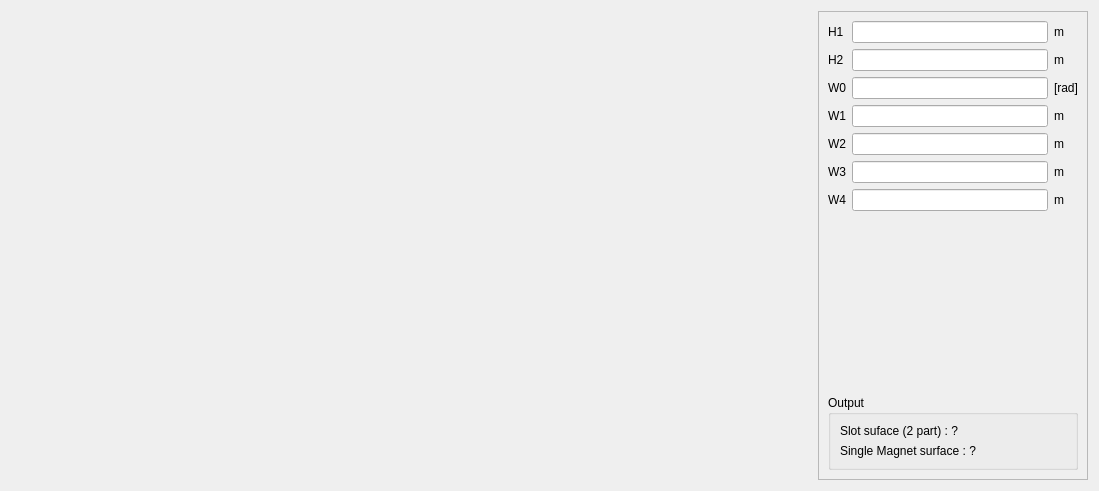
<?xml version="1.0" encoding="UTF-8"?>
<ui version="4.0">
 <class>PHoleM57</class>
 <widget class="QWidget" name="PHoleM57">
  <property name="geometry">
   <rect>
    <x>0</x>
    <y>0</y>
    <width>1099</width>
    <height>491</height>
   </rect>
  </property>
  <property name="minimumSize">
   <size>
    <width>0</width>
    <height>0</height>
   </size>
  </property>
  <property name="maximumSize">
   <size>
    <width>16777215</width>
    <height>16777215</height>
   </size>
  </property>
  <property name="windowTitle">
   <string>Form</string>
  </property>
  <layout class="QHBoxLayout" name="horizontalLayout">
   <item>
    <widget class="QLabel" name="img_slot">
     <property name="sizePolicy">
      <sizepolicy hsizetype="Preferred" vsizetype="Preferred">
       <horstretch>0</horstretch>
       <verstretch>0</verstretch>
      </sizepolicy>
     </property>
     <property name="minimumSize">
      <size>
       <width>0</width>
       <height>0</height>
      </size>
     </property>
     <property name="maximumSize">
      <size>
       <width>16777215</width>
       <height>16777215</height>
      </size>
     </property>
     <property name="text">
      <string/>
     </property>
     <property name="pixmap">
      <pixmap resource="../../../../Resources/pyleecan.qrc">:/images/images/MachineSetup/SMHoleMag/HoleM57.png</pixmap>
     </property>
     <property name="scaledContents">
      <bool>false</bool>
     </property>
     <property name="alignment">
      <set>Qt::AlignCenter</set>
     </property>
    </widget>
   </item>
   <item>
    <widget class="QScrollArea" name="scrollArea">
     <property name="minimumSize">
      <size>
       <width>270</width>
       <height>0</height>
      </size>
     </property>
     <property name="maximumSize">
      <size>
       <width>270</width>
       <height>16777215</height>
      </size>
     </property>
     <property name="widgetResizable">
      <bool>true</bool>
     </property>
     <widget class="QWidget" name="scrollAreaWidgetContents">
      <property name="geometry">
       <rect>
        <x>0</x>
        <y>0</y>
        <width>268</width>
        <height>467</height>
       </rect>
      </property>
      <layout class="QVBoxLayout" name="verticalLayout_3">
       <item>
        <layout class="QGridLayout" name="gridLayout">
         <item row="5" column="1">
          <widget class="FloatEdit" name="lf_W3"/>
         </item>
         <item row="2" column="1">
          <widget class="FloatEdit" name="lf_W0"/>
         </item>
         <item row="3" column="0">
          <widget class="QLabel" name="in_W1">
           <property name="text">
            <string>W1</string>
           </property>
          </widget>
         </item>
         <item row="1" column="1">
          <widget class="FloatEdit" name="lf_H2"/>
         </item>
         <item row="3" column="2">
          <widget class="QLabel" name="unit_W1">
           <property name="text">
            <string>m</string>
           </property>
          </widget>
         </item>
         <item row="0" column="1">
          <widget class="FloatEdit" name="lf_H1"/>
         </item>
         <item row="4" column="2">
          <widget class="QLabel" name="unit_W2">
           <property name="text">
            <string>m</string>
           </property>
          </widget>
         </item>
         <item row="5" column="0">
          <widget class="QLabel" name="in_W3">
           <property name="text">
            <string>W3</string>
           </property>
          </widget>
         </item>
         <item row="6" column="2">
          <widget class="QLabel" name="unit_W4">
           <property name="text">
            <string>m</string>
           </property>
          </widget>
         </item>
         <item row="6" column="1">
          <widget class="FloatEdit" name="lf_W4">
           <property name="text">
            <string/>
           </property>
          </widget>
         </item>
         <item row="2" column="2">
          <widget class="QLabel" name="unit_W0">
           <property name="text">
            <string>[rad]</string>
           </property>
          </widget>
         </item>
         <item row="4" column="0">
          <widget class="QLabel" name="in_W2">
           <property name="text">
            <string>W2</string>
           </property>
          </widget>
         </item>
         <item row="2" column="0">
          <widget class="QLabel" name="in_W0">
           <property name="text">
            <string>W0</string>
           </property>
          </widget>
         </item>
         <item row="6" column="0">
          <widget class="QLabel" name="in_W4">
           <property name="text">
            <string>W4</string>
           </property>
          </widget>
         </item>
         <item row="0" column="2">
          <widget class="QLabel" name="unit_H1">
           <property name="text">
            <string>m</string>
           </property>
          </widget>
         </item>
         <item row="1" column="0">
          <widget class="QLabel" name="in_H2">
           <property name="text">
            <string>H2</string>
           </property>
          </widget>
         </item>
         <item row="4" column="1">
          <widget class="FloatEdit" name="lf_W2"/>
         </item>
         <item row="0" column="0">
          <widget class="QLabel" name="in_H1">
           <property name="text">
            <string>H1</string>
           </property>
          </widget>
         </item>
         <item row="5" column="2">
          <widget class="QLabel" name="unit_W3">
           <property name="text">
            <string>m</string>
           </property>
          </widget>
         </item>
         <item row="3" column="1">
          <widget class="FloatEdit" name="lf_W1"/>
         </item>
         <item row="1" column="2">
          <widget class="QLabel" name="unit_H2">
           <property name="text">
            <string>m</string>
           </property>
          </widget>
         </item>
        </layout>
       </item>
       <item>
        <widget class="WMatSelect" name="w_mat_0" native="true">
         <property name="minimumSize">
          <size>
           <width>100</width>
           <height>0</height>
          </size>
         </property>
        </widget>
       </item>
       <item>
        <widget class="WMatSelect" name="w_mat_1" native="true">
         <property name="minimumSize">
          <size>
           <width>100</width>
           <height>0</height>
          </size>
         </property>
        </widget>
       </item>
       <item>
        <widget class="WMatSelect" name="w_mat_2" native="true">
         <property name="minimumSize">
          <size>
           <width>100</width>
           <height>0</height>
          </size>
         </property>
        </widget>
       </item>
       <item>
        <spacer name="verticalSpacer_2">
         <property name="orientation">
          <enum>Qt::Vertical</enum>
         </property>
         <property name="sizeHint" stdset="0">
          <size>
           <width>20</width>
           <height>40</height>
          </size>
         </property>
        </spacer>
       </item>
       <item>
        <widget class="QGroupBox" name="g_output">
         <property name="minimumSize">
          <size>
           <width>200</width>
           <height>0</height>
          </size>
         </property>
         <property name="title">
          <string>Output</string>
         </property>
         <layout class="QVBoxLayout" name="verticalLayout">
          <item>
           <widget class="QLabel" name="out_slot_surface">
            <property name="text">
             <string>Slot suface (2 part) : ?</string>
            </property>
           </widget>
          </item>
          <item>
           <widget class="QLabel" name="out_magnet_surface">
            <property name="text">
             <string>Single Magnet surface : ?</string>
            </property>
           </widget>
          </item>
         </layout>
        </widget>
       </item>
      </layout>
     </widget>
    </widget>
   </item>
  </layout>
 </widget>
 <customwidgets>
  <customwidget>
   <class>FloatEdit</class>
   <extends>QLineEdit</extends>
   <header>......GUI/Tools/FloatEdit.h</header>
  </customwidget>
  <customwidget>
   <class>WMatSelect</class>
   <extends>QWidget</extends>
   <header>......GUI.Dialog.DMatLib.WMatSelect.WMatSelect.h</header>
   <container>1</container>
  </customwidget>
 </customwidgets>
 <tabstops>
  <tabstop>lf_H1</tabstop>
  <tabstop>lf_H2</tabstop>
  <tabstop>lf_W0</tabstop>
  <tabstop>lf_W1</tabstop>
  <tabstop>lf_W2</tabstop>
  <tabstop>lf_W3</tabstop>
  <tabstop>lf_W4</tabstop>
 </tabstops>
 <resources>
  <include location="../../../../Resources/pyleecan.qrc"/>
  <include location="../../../../Resources/pyleecan.qrc"/>
 </resources>
 <connections/>
</ui>
